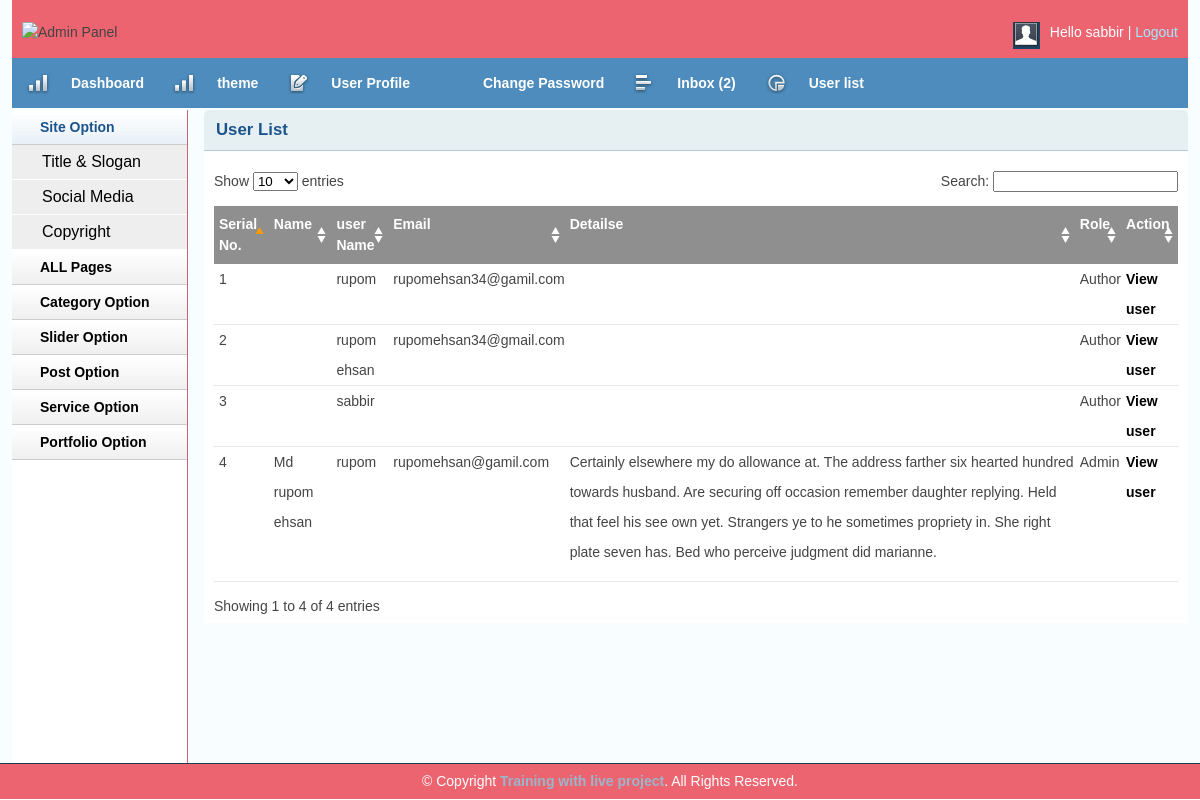
Page /admin/userlist.php (signed in) on the committed database.
### tables this page shows
CREATE TABLE `tbl_user` (
  `id` int(11) NOT NULL,
  `username` varchar(50) NOT NULL,
  `password` varchar(50) NOT NULL,
  `email` varchar(250) NOT NULL,
  `detailse` text NOT NULL,
  `role` int(11) NOT NULL,
  `name` varchar(250) NOT NULL,
  `date_of_birth` varchar(250) NOT NULL,
  `website` varchar(250) NOT NULL,
  `address` varchar(250) NOT NULL,
  `image` varchar(250) NOT NULL
);

### lib/Database.php (called while the page is built, shortened)
<?php
Class Database{
	public $host   = DB_HOST;
	public $user   = DB_USER;
	public $pass   = DB_PASS;
	public $dbname = DB_NAME;
	public $link;
	private function connectDB(){
	$this->link = new mysqli($this->host, $this->user, $this->pass, $this->dbname);
 }
	public function select($query){
		$result = $this->link->query($query) or die($this->link->error.__LINE__);
		if($result->num_rows > 0){
			return $result;
		} else {
			return false;
		}
	}
}

### admin/userlist.php (the view, shortened to what this page needs)
<?php include'inc/header.php';?>
<?php include'inc/sitebar.php';?>
        <div class="grid_10">
            <div class="box round first grid">
                <h2>User  List</h2>
                <div class="block">
                    <table class="data display datatable" id="example">
					<thead>
						<tr>
							<th>Serial No.</th>
							<th> Name</th>
							<th>user Name</th>
							<th>Email</th>
							<th>Detailse</th>
							<th>Role</th>
							<th>Action</th>
						</tr>
					</thead>
					<tbody>
					<?php
                        $query= "select * from tbl_user order by id desc ";
                        $alluser = $db->select($query);
                        if ($alluser) {
                        	$i=0;
                        	while ($result = $alluser->fetch_assoc()) {
                        		$i++;
					  ?>
						<tr class="even gradeC">
							<td><?php echo $i; ?></td>
							<td><?php echo $result['name']; ?></td>
							<td><?php echo $result['username']; ?></td>
							<td><?php echo $result['email']; ?></td>
							<td><?php echo $result['detailse']; ?></td>
							<td>
							<?php
                             if ($result['role'] == '0') {
                             	echo "Admin";
                             }elseif ($result['role'] == '1'){
                                echo "Author";
                             }elseif ($result['role'] == '2'){
                                echo "Editor";
                             }
							 ?>
							 </td>
							<td><a href="viewuser.php?userid=<?php echo $result['id']; ?>">View user</a>
							</td>
						</tr>
                       <?php } } ?>
					</tbody>
				</table>
               </div>
            </div>
<?php include'inc/footer.php';?>

### admin/css/text.css (style rules this page uses)
body { font: 13px/1.5 Tahoma, Helvetica, Arial, 'Liberation Sans', FreeSans, sans-serif; }
h2 { font-size: 23px; }
p, dl, hr, h1, h2, h3, h4, h5, h6, ol, ul, pre, table, address, fieldset { margin-bottom: 20px; }

### admin/css/grid.css (style rules this page uses)
.grid_1, .grid_2, .grid_3, .grid_4, .grid_5, .grid_6, .grid_7, .grid_8, .grid_9, .grid_10, .grid_11, .grid_12, .grid_13, .grid_14, .grid_15, .grid_16 { display: inline; float: left; margin-left: 1%; margin-right: 1%; }
.container_12 .grid_10 { width: 81.333%; }

### admin/css/layout.css (style rules this page uses)
body { background: #fff none repeat scroll 0 0; color: #444; font-size: 14px; padding: 0; }
a { color: #000; font-weight:bold; text-decoration: none; }
h1, h2, h3, h4, h5, h6 { line-height:1.2em; margin-bottom:.3em; }
h2 { margin-top:1em; }
.box { background:#fff; margin-bottom:20px; padding:10px 10px 10px 10px; margin-left:-8px; }
.box.grid { padding-bottom:40px; }
.box.round { -moz-border-radius: 5px 5px 0px 0px; -webkit-border-radius: 5px 5px 0px 0px; border-radius: 5px 5px 0px 0px; }
.box h2 { font-size:1.2em; font-weight:bold; color:#1B548D; background:#E6F0F3; margin:-10px -10px 0 -10px; padding:10px 12px; border-bottom:1px solid #B3CBD6; -moz-border-radius: 5px 5px 0px 0px; -webkit-border-radius: 5px 5px 0px 0px; border-radius: 5px 5px 0px 0px; }
.box.first { min-height: 406px; }
.block { padding-top:20px; }
p { margin-bottom:1em; }
.block { padding-bottom:1px; }
table.display { margin: 0 auto; clear: both; width: 100%; }
.sorting_asc { background: #8f8f8f url(../img/table/sort_asc.png) no-repeat center right; padding:8px 5px; text-align:left; color:#fff; }
.sorting { background:#8f8f8f url(../img/table/sort_both.png) no-repeat center right; padding:8px 5px; text-align:left; color:#fff; }
tr.odd { height: 30px; line-height: 30px; border-bottom:1px solid #e6e6e6; }
tr.even { height: 30px; line-height: 30px; border-bottom:1px solid #e6e6e6; }
tr.odd td, tr.even td { padding-left:5px; }

### rows in the picture
tbl_user: username "rupom", email "rupomehsan34@gamil.com", role "Author"
tbl_user: username "rupom ehsan", email "rupomehsan34@gmail.com", role "Author"
tbl_user: username "sabbir", role "Author"
tbl_user: name "Md rupom ehsan", username "rupom", email "rupomehsan@gamil.com", detailse "Certainly elsewhere my do allowance at. The address farther six hearted hundred towards husband. Are securing off occasion remember daughter replying. Held that feel his see own yet. Strangers ye to he sometimes propriety in. She right plate seven has. Bed who perceive judgment did marianne.", role "Admin"

### other values in the picture
Session::get('username') "sabbir"
$count "2"
